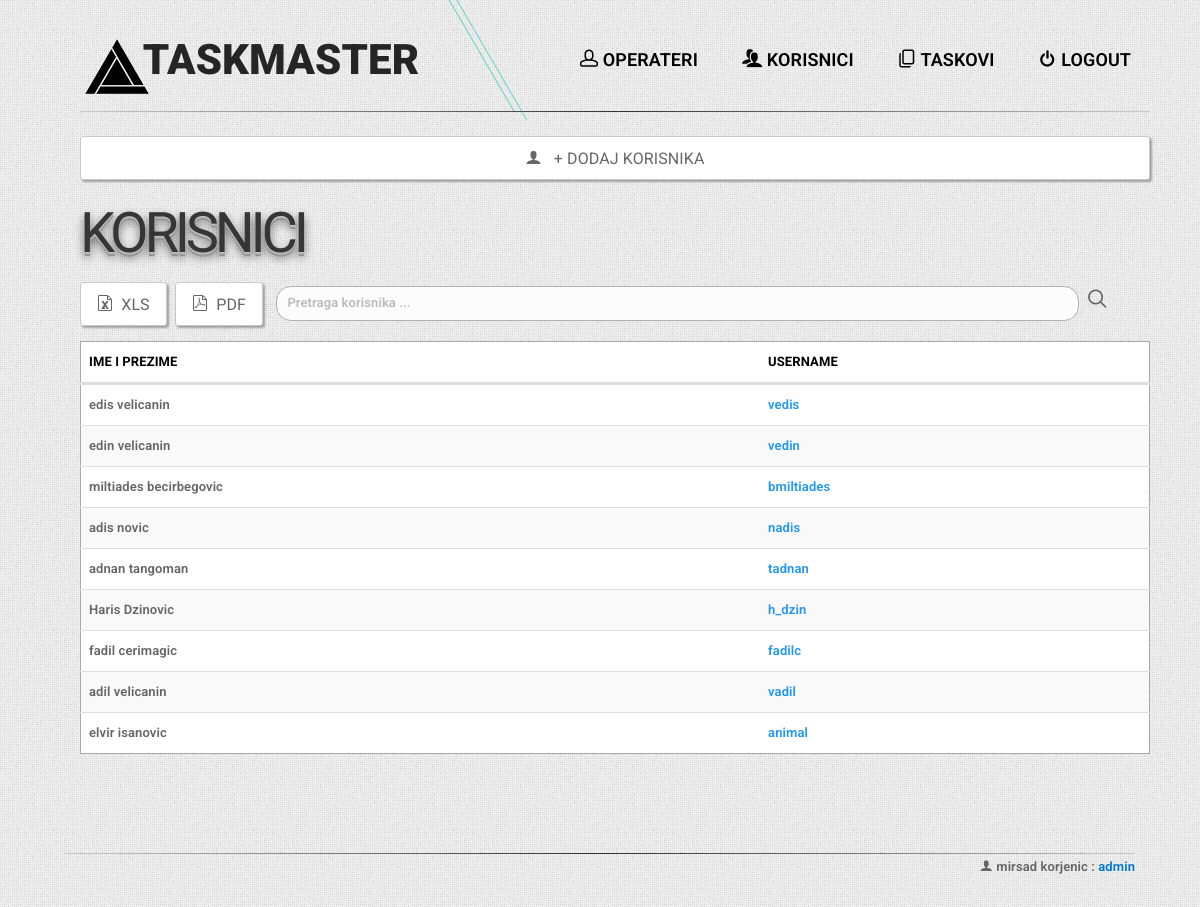
/public/admin_korisnici.php (signed in), run on the app's committed database.
### tables this page shows
CREATE TABLE `korisnici` (
  `id_korisnik` int(11) NOT NULL,
  `ime` varchar(50) NOT NULL,
  `prezime` varchar(50) NOT NULL,
  `telefon` varchar(50) NOT NULL,
  `email` varchar(50) NOT NULL,
  `username` varchar(50) NOT NULL,
  `hashed_password` varchar(100) NOT NULL
);

### includes/functions.php (called while the page is built, shortened)
<?php
	function find_all_korisnici() {
		global $connection;
		$query  = "SELECT * ";
		$query .= "FROM korisnici ";
		$query .= "ORDER BY id_korisnik ASC";
		$korisnici_set = mysqli_query($connection, $query);
		return $korisnici_set;
	}
	function find_ime_i_prezime_logovanog_admina_ili_operatera($username) {
		global $connection;
		$safe_username = mysqli_real_escape_string($connection, $username);
		$query  = "SELECT concat(ime,' ',prezime)ime_prezime ";
		$query .= "FROM operateri ";
		$query .= "WHERE username = '{$safe_username}' ";
		$query .= "LIMIT 1";
		$operater_set = mysqli_query($connection, $query);
		return $operater_set;
	}
?>

### public/admin_korisnici.php (the view, shortened to what this page needs)
<?php require_once("../includes/functions.php"); ?>
<?php include("../includes/layouts/header.php"); ?>
<?php
$logovani_korisnik = $_SESSION["username"];
$admin_ime_i_prezime = find_ime_i_prezime_logovanog_admina_ili_operatera($logovani_korisnik);
$ime_i_prezime = mysqli_fetch_assoc($admin_ime_i_prezime);
$korisnici_set = find_all_korisnici();
?>
<div class="container">
	<header id="navtop">
		<a href="admin.php" class="logo fleft">
			<img src="img/logo2.png" id="logoimg" alt="Designa Studio">
			<div class="fleft grid__item color-9">
				<a class="link link--ilin" href="admin.php"><span>TASK</span><span>MASTER</span></a>
			</div>
		</a>
		<nav class="fright cl-effect-5">
			<ul>
				<li>
				    <a href="admin_operateri.php" class="dr-icon dr-icon-head">
				        <span data-hover="Operateri">Operateri</span>
				    </a>
				</li>
			</ul>
			<ul>
				<li>
					<a href="admin_korisnici.php" class="dr-icon dr-icon-users">
                        <span data-hover="Korisnici">Korisnici</span>
					</a>
				</li>
			</ul>
			<ul>
				<li>
				    <a href="admin_taskovi.php" class="dr-icon dr-icon-paper-stack">
					    <span data-hover="Taskovi">Taskovi</span>
					</a>
				</li>
			</ul>
		    <ul>
				<li>
				    <a href="logout.php" class="dr-icon dr-icon-switch">
					    <span data-hover="Logout">Logout</span>
				    </a>
				</li>
			</ul>
		</nav>
	</header>
	<div class="container">
	    <div class="style-nav"></div>
			<a  href="admin_novi_korisnik.php"
			     style="font-size:16px; margin-right:5px;"
			     class="col-full dr-icon dr-icon-user btn btn-lg btn-default ">
				 &nbsp;&nbsp;+ Dodaj korisnika
			</a>
                <h1><span class="dark">KORISNICI</span></h1>
				<button style="font-size:16px; margin-right:5px;" class="xls_save dr-icon dr-icon-file-excel btn btn-default ">&nbsp;&nbsp;xls</button>
				<button style="font-size:16px;" class="pdf_save dr-icon dr-icon-file-pdf btn btn-default ">&nbsp;&nbsp;pdf</button>
	            <?php echo'
			        <div class="search_div">
					<input type="text" class="search_input" name="search" id="id_search" placeholder="Pretraga korisnika ..."/>
					<span style="font-size:20px;margin-left:5px;" class="dr-icon dr-icon-search"></span>
				    </div>
					<table class="table table-striped table-hover sortable resizable searchable css_class">
					    <thead>
							<tr>
							  <th>IME I PREZIME</th>
							  <th>USERNAME</th>
							</tr>
					    </thead>
						<tbody>
							<tr id="noresults">
								<td>Nema takvih slogova !!!</td>
							</tr>
						';
                ?>
				<?php while($korisnik = mysqli_fetch_assoc($korisnici_set)) { ?>
				  <tr>
					<td><?php echo htmlentities($korisnik["ime"]).' '.htmlentities($korisnik["prezime"]); ?></td>
					<td><?php echo '<a href="#">' .htmlentities($korisnik["username"]).'</a>'; ?></td>
				  </tr>
				<?php } ?>
                <?php echo'
					</tbody>
					</table>';
				?>
	</div>
    <div class="style-nav"></div>
			<p class="fright dr-icon dr-icon-user">
				<?php echo $ime_i_prezime["ime_prezime"] ?>
				: <span class="blue">admin</span>
			</p>
</div>
<?php include("../includes/layouts/footer.php"); ?>

### includes/layouts/header.php (shortened to what this page needs)
<!DOCTYPE html>
 <html class="no-js" lang="en">
<head>
	<link rel="stylesheet" href="css/style.css">
	<link rel="stylesheet" href="css/bootstrap.css">
	<link rel="stylesheet" href="css/bootswatch.css">
    <link rel="stylesheet" href="css/jquery.datepicker.css">
</head>
<body>

### includes/layouts/footer.php (shortened to what this page needs)
</body>
</html>

### public/css/bootswatch.css (style rules this page uses)
body { padding-top:50px }

### data on the page
korisnici: ime "edis", prezime "velicanin", username "vedis"
korisnici: ime "edin", prezime "velicanin", username "vedin"
korisnici: ime "miltiades", prezime "becirbegovic", username "bmiltiades"
korisnici: ime "adis", prezime "novic", username "nadis"
korisnici: ime "adnan", prezime "tangoman", username "tadnan"
korisnici: ime "Haris", prezime "Dzinovic", username "h_dzin"
korisnici: ime "fadil", prezime "cerimagic", username "fadilc"
korisnici: ime "adil", prezime "velicanin", username "vadil"
korisnici: ime "elvir", prezime "isanovic", username "animal"

### other printed values
$ime_i_prezime["ime_prezime"] "mirsad korjenic"
